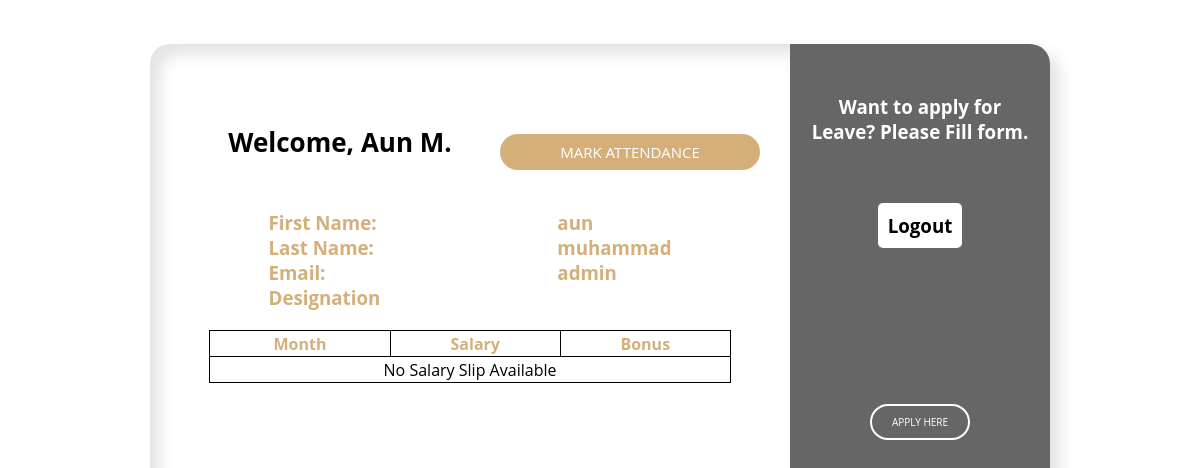
The app's page /employee-portal/1 (signed in) with its own data.
### emp_app/models.py (models this page shows, shortened)
class Employee(models.Model):
    first_name = models.CharField(max_length=100,null=False)
    last_name = models.CharField(max_length=100)
    dept = models.CharField(max_length=100)
    salary = models.IntegerField(default=0)
    bonus = models.IntegerField(default=0)
    role = models.CharField(max_length=100)
    phone = models.IntegerField(default=0)
    email = models.EmailField(max_length=100, default="")
    hire_date = models.DateField()
    status = models.CharField(max_length=100, choices=(('Active', 'Active'), ('Leave', 'Leave')), default='Active')

### emp_app/decoraters.py (the view)
        def wrapper_func(request, *args, **kwargs):
            group = None
            if request.user.groups.exists():  # check if user is in a group
                group = request.user.groups.all()[0].name  # get the group name
            if group in allowed_roles:
                return view_func(request, *args, **kwargs)
            else:
                return HttpResponse("You are not authorized to view this page!")

### emp_app/decoraters.py (called while the page is built)
def allowed_users(allowed_roles=[]):
    def decorator(view_func):
        def wrapper_func(request, *args, **kwargs):
            group = None
            if request.user.groups.exists():  # check if user is in a group
                group = request.user.groups.all()[0].name  # get the group name
            if group in allowed_roles:
                return view_func(request, *args, **kwargs)
            else:
                return HttpResponse("You are not authorized to view this page!")
        return wrapper_func
    return decorator

### templates/Employee_Portal.html (shortened to what this page needs)
{% load static  %}
<!DOCTYPE html>
<html lang="en">
<head>
    <link rel="stylesheet" href="{% static './css/employee.css' %}">
</head>
<body>
    <br>
    <br>
    <div class="cont">
        <div class="form sign-in">
            <div  style="display: flex; flex-direction: row; align-items: center; justify-content: space-around;" >
                <h2>Welcome, Aun M.</h2>
                <div class="mark-attendance">
                    {% if attendance_len == 0 %}
                        <form method="POST" action="{% url 'markattendance' id %}">
                            <button type="submit" class="submit">Mark Attendance</button>
                        </form>
                    {% endif %}
                </div>
            </div>
            <div class="info-items">
                <div class="info-item">
                    <h3>First Name:</h3>
                    <h3>Last Name:</h3>
                    <h3>Email:</h3>
                    <h3>Designation</h3>
                </div>
                <div class="info-item">
                    <h3>{{first_name}}</h3>
                    <h3>{{last_name}}</h3>
                    <h3>{{role}}</h3>
                </div>
            </div>
            <div class="salary-slip">
                <table>
                    <tr>
                        <th>Month</th>
                        <th>Salary</th>
                        <th>Bonus</th>
                    </tr>
                    {% if salaries_len == 0 %}
                        <tr>
                            <td colspan="3">No Salary Slip Available</td>
                        </tr>
                    {% endif %}
                </table>
            </div>
        </div>
        <div class="sub-cont">
            <div class="img">
                <div class="img__text m--up">
                    <h3>Want to apply for Leave? Please Fill form.<h3>
                    <a href="{% url 'logout' %}" style=" width: 50%; margin-top: 60px; text-decoration: none; background-color: #fff; border: none; color: #000; padding: 10px; border-radius: 5px;">Logout</a>
                </div>
                <div class="img__btn">
                    <span class="m--up" style="padding: 8px; font-size: 10px;">Apply here</span>
                </div>
            </div>
        </div>
    </div>
</body>
</html>

### static/css/employee.css (style rules this page uses)
*, *:before, *:after { box-sizing: border-box; margin: 0; padding: 0; }
body { font-family: 'Open Sans', Helvetica, Arial, sans-serif; background: #ffffff; }
input, button { border: none; outline: none; background: none; font-family: 'Open Sans', Helvetica, Arial, sans-serif; }
.cont { border-radius: 20px; overflow: hidden; position: relative; width: 900px; height: 90vh; margin: 0 auto 0; background: #fff; box-shadow: -10px -10px 15px rgba(255, 255, 255, 0.3), 10px 10px 15px rgba(70, 70, 70, 0.15), inset -10px -10px 15px rgba(255, 255, 255, 0.3), inset 10px 10px 15px rgba(70, 70, 70, 0.15); }
.form { position: relative; width: 640px; height: 100%; -webkit-transition: -webkit-transform 1.2s ease-in-out; transition: -webkit-transform 1.2s ease-in-out; transition: transform 1.2s ease-in-out; transition: transform 1.2s ease-in-out, -webkit-transform 1.2s ease-in-out; padding: 50px 30px 0; }
.sub-cont { overflow: hidden; position: absolute; left: 640px; top: 0; width: 900px; height: 100%; padding-left: 260px; background: #fff; -webkit-transition: -webkit-transform 1.2s ease-in-out; transition: -webkit-transform 1.2s ease-in-out; transition: transform 1.2s ease-in-out; transition: transform 1.2s ease-in-out, -webkit-transform 1.2s ease-in-out; }
button { display: block; margin: 0 auto; width: 260px; height: 36px; border-radius: 30px; color: #fff; font-size: 15px; cursor: pointer; }
.img { overflow: hidden; z-index: 2; position: absolute; left: 0; top: 0; width: 260px; height: 100%; padding-top: 360px; }
.img:before { content: ''; position: absolute; right: 0; top: 0; width: 900px; height: 100%; background-image: url("ext.jpg"); opacity: .8; background-size: cover; -webkit-transition: -webkit-transform 1.2s ease-in-out; transition: transform 1.2s ease-in-out; transition: transform 1.2s ease-in-out, -webkit-transform 1.2s ease-in-out; }
.img__text { display: flex; height: 20%; flex-direction: column; justify-content: space-between; align-items: center; }
.img:after { content: ''; position: absolute; left: 0; top: 0; width: 100%; height: 100%; background: rgba(0, 0, 0, 0.6); }
.img__text { z-index: 2; position: absolute; left: 0; top: 50px; width: 100%; padding: 0 20px; text-align: center; color: #fff; -webkit-transition: -webkit-transform 1.2s ease-in-out; transition: -webkit-transform 1.2s ease-in-out; transition: transform 1.2s ease-in-out; transition: transform 1.2s ease-in-out, -webkit-transform 1.2s ease-in-out; }
.img__btn { overflow: hidden; z-index: 2; position: relative; width: 100px; height: 36px; margin: 0 auto; background: transparent; color: #fff; text-transform: uppercase; font-size: 15px; cursor: pointer; }
.img__btn:after { content: ''; z-index: 2; position: absolute; left: 0; top: 0; width: 100%; height: 100%; border: 2px solid #fff; border-radius: 30px; }
.img__btn span { position: absolute; left: 0; top: 0; display: -webkit-box; display: flex; -webkit-box-pack: center; justify-content: center; -webkit-box-align: center; align-items: center; width: 100%; height: 100%; -webkit-transition: -webkit-transform 1.2s; transition: -webkit-transform 1.2s; transition: transform 1.2s; transition: transform 1.2s, -webkit-transform 1.2s; }
h2 { width: 100%; font-size: 26px; text-align: center; }
.submit { margin-top: 40px; margin-bottom: 20px; background: #d4af7a; text-transform: uppercase; }
.sign-in { -webkit-transition-timing-function: ease-out; transition-timing-function: ease-out; }
.info-items { display: flex; margin: 20px auto; justify-content: space-around; }
.info-item h3 { color: #d4af7a; }
table { width: 100%; }
table, td , th { border: 1px solid black; text-align: center; border-collapse: collapse; padding: 0.1rem; }
td { color: black; }
th { color: #d4af7a; }
.salary-slip { align-items: center; height: 260px; overflow-y: auto; width: 90%; margin: 10px auto; }

### records on screen
Employee: first_name "aun", last_name "muhammad", role "admin"
